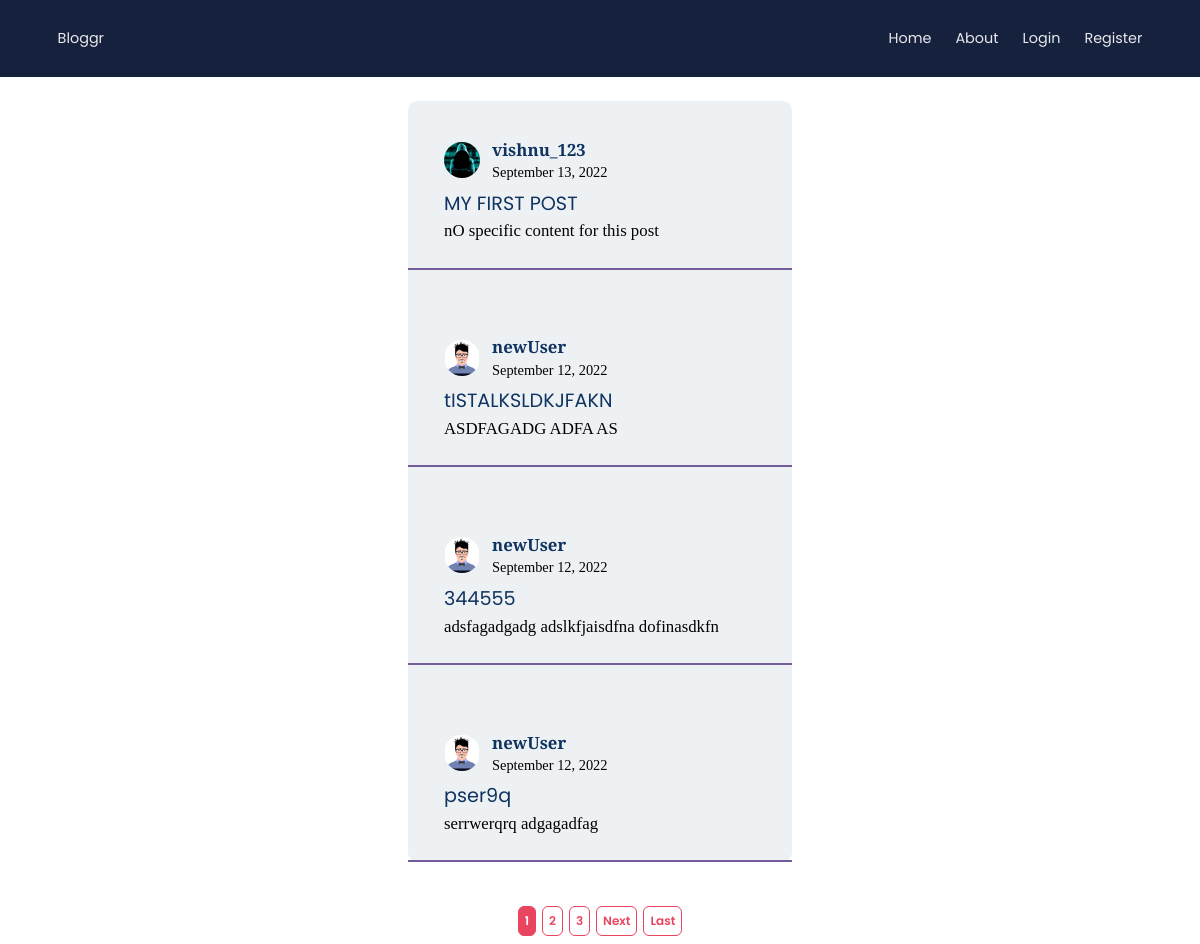
The app's page /, older data.
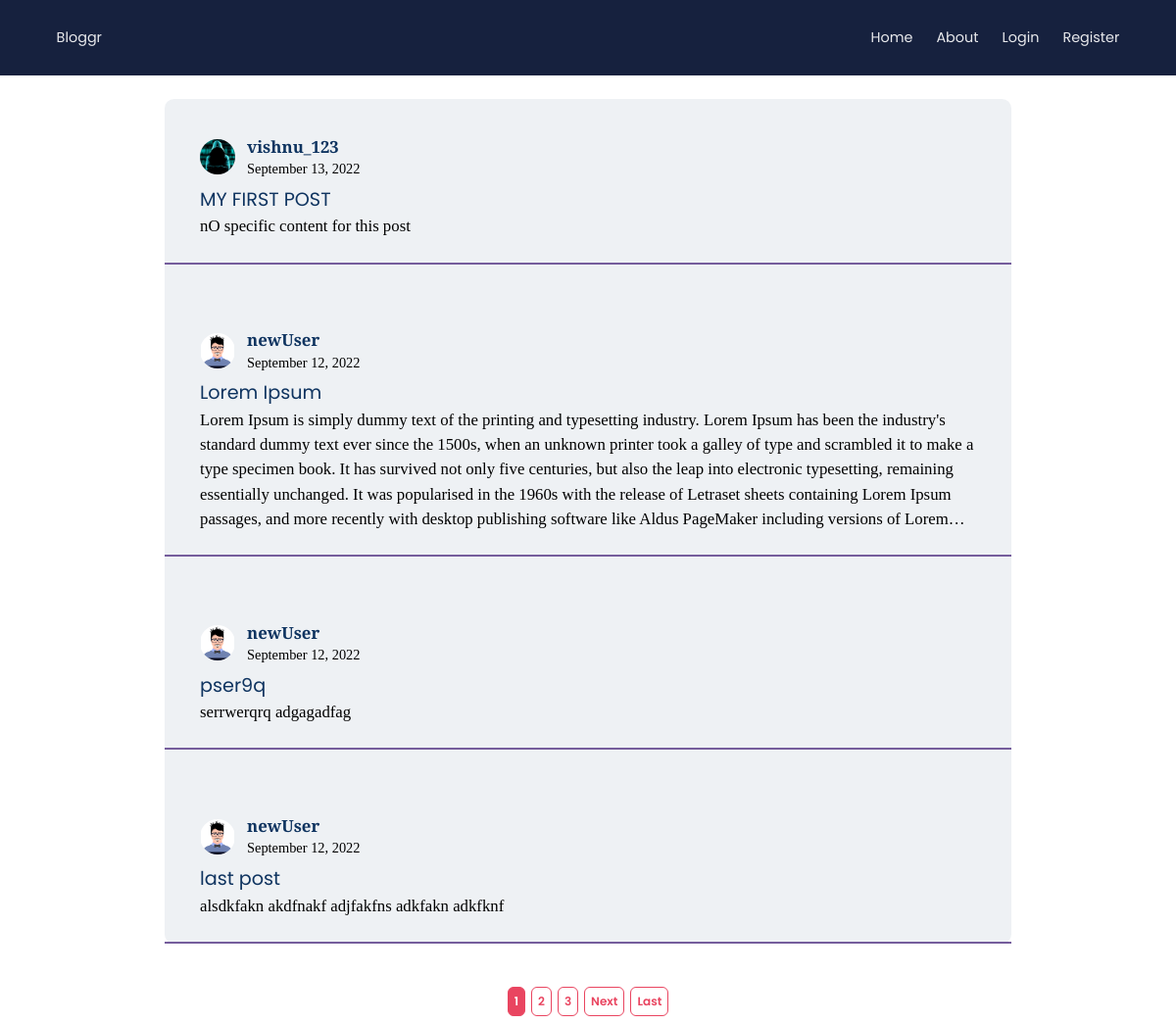
The same page, newer data.
### blog/models.py (models this page shows, shortened)
class Post(models.Model):
    title = models.CharField(max_length=100)
    content = models.TextField()
    date_posted = models.DateTimeField(default=timezone.now)
    author = models.ForeignKey(User, on_delete=models.CASCADE)

### users/models.py (models this page shows, shortened)
class Profile(models.Model):
    user = models.OneToOneField(User, on_delete=models.CASCADE)
    image = models.ImageField(default="default.png", upload_to="profile_pics")

### blog/views.py (the view)
# urls.py: path("", views.PostListView.as_view(), name="blog-home"),
class PostListView(ListView):
    model = Post
    template_name = "blog/home.html"
    context_object_name = "posts"
    ordering = ["-date_posted"]
    paginate_by = 4

### blog/templates/blog/home.html (shortened to what this page needs)
{% extends "blog/base.html" %}
{% block content %}
<section class="home-page">
  <div class="posts">
    {% for post in posts %}
    <div class="post">
      <div class="post__details">
          <img
            class="post__author-img"
            src="{{ post.author.profile.image.url }}"
            alt="profile"
          />
        <p class="post__info">
          <a class="post__author-name" href="{% url 'user-posts' post.author.username %}">{{ post.author }}</a>
          <small class="post__date">{{ post.date_posted|date:"F d, Y" }}</small>
        </p>
      </div>
      <h3 class="post__title">
        <a href="{% url 'post-detail' post.id %}"> {{ post.title }} </a>
      </h3>
      <p class="post__content">{{ post.content }}</p>
    </div>
    {% endfor %}
  </div>
  <div class="pagination">
    <div class="pagination__items">
      {% if is_paginated %}
      <div class="pagination__item">
        {% for num in page_obj.paginator.page_range %}
              {% if page_obj.number == num %}
                <a class="active" href="?page={{ num }}">{{ num }}</a>
              {% elif num > page_obj.number|add:'-3' and num < page_obj.number|add:'3' %}
                <a class="" href="?page={{ num }}">{{ num }}</a>
              {% endif %}
        {% endfor %}
        {% if page_obj.has_next %}
              <a href="?page={{ page_obj.next_page_number }}">Next</a>
              <a href="?page={{ page_obj.paginator.num_pages }}">Last</a>
        {% endif %}
      {% endif %}
      </div>
    </div>
  </div>
</section>
{% endblock content %}

Row changes from the older to the newer data that the page shows:
removed Post: author.profile.image (placeholder picture), author "newUser", date_posted "September 12, 2022", title "tISTALKSLDKJFAKN", content "ASDFAGADG ADFA AS"
changed Post: title "344555" → "Lorem Ipsum"; content "adsfagadgadg adslkfjaisdfna dofinasdkfn" → "Lorem Ipsum is simply dummy text of the printing and typesetting industry. Lorem Ipsum has been the industry's standard dummy text ever since the 1500s, when an unknown printer took a galley of type and scrambled it to make a type specimen book. It has survived not only five centuries, but also the leap into electronic typesetting, remaining essentially unchanged. It was popularised in the 1960s with the release of Letraset sheets containing Lorem Ipsum passages, and more recently with desktop publishing software like Aldus PageMaker including versions of…"
now on this page (row unchanged): Post: author.profile.image (placeholder picture), author "newUser", date_posted "September 12, 2022", title "last post", content "alsdkfakn akdfnakf adjfakfns adkfakn adkfknf"
